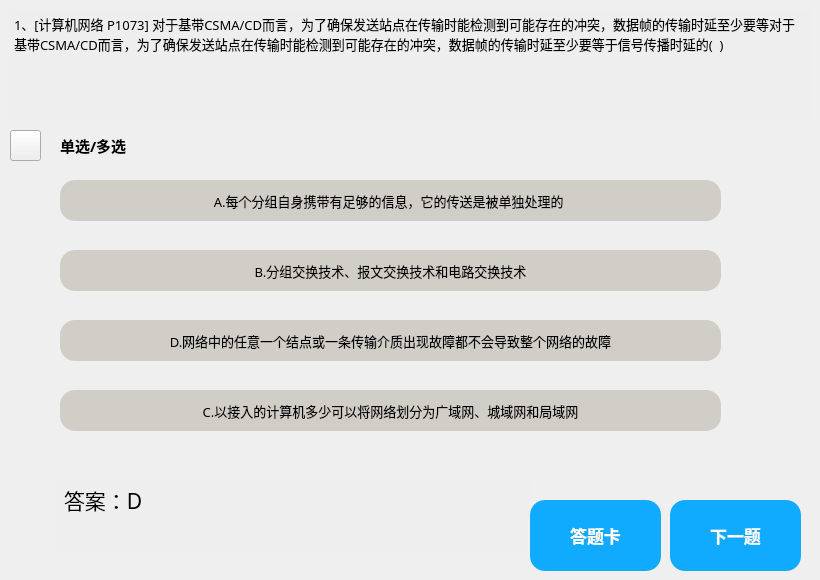
     <widget class="QWidget" name="page_8">
      <widget class="QTextBrowser" name="exercise_answer_2">
       <property name="geometry">
        <rect>
         <x>60</x>
         <y>480</y>
         <width>471</width>
         <height>71</height>
        </rect>
       </property>
       <property name="font">
        <font>
         <family>微软雅黑</family>
         <pointsize>9</pointsize>
         <underline>false</underline>
        </font>
       </property>
       <property name="styleSheet">
        <string notr="true">background-color: rgb(238, 238, 238);</string>
       </property>
       <property name="frameShape">
        <enum>QFrame::NoFrame</enum>
       </property>
       <property name="html">
        <string>&lt;!DOCTYPE HTML PUBLIC &quot;-//W3C//DTD HTML 4.0//EN&quot; &quot;http://www.w3.org/TR/REC-html40/strict.dtd&quot;&gt;
&lt;html&gt;&lt;head&gt;&lt;meta name=&quot;qrichtext&quot; content=&quot;1&quot; /&gt;&lt;style type=&quot;text/css&quot;&gt;
p, li { white-space: pre-wrap; }
&lt;/style&gt;&lt;/head&gt;&lt;body style=&quot; font-family:'微软雅黑'; font-size:9pt; font-weight:400; font-style:normal;&quot;&gt;
&lt;p style=&quot; margin-top:0px; margin-bottom:0px; margin-left:0px; margin-right:0px; -qt-block-indent:0; text-indent:0px;&quot;&gt;&lt;span style=&quot; font-size:16pt;&quot;&gt;答案：D&lt;/span&gt;&lt;/p&gt;&lt;/body&gt;&lt;/html&gt;</string>
       </property>
      </widget>
      <widget class="QTextBrowser" name="exercise_title_2">
       <property name="geometry">
        <rect>
         <x>10</x>
         <y>10</y>
         <width>801</width>
         <height>111</height>
        </rect>
       </property>
       <property name="font">
        <font>
         <family>微软雅黑</family>
         <weight>50</weight>
         <bold>false</bold>
         <underline>false</underline>
        </font>
       </property>
       <property name="styleSheet">
        <string notr="true">background-color: rgb(238, 238, 238);</string>
       </property>
       <property name="frameShape">
        <enum>QFrame::NoFrame</enum>
       </property>
       <property name="html">
        <string>&lt;!DOCTYPE HTML PUBLIC &quot;-//W3C//DTD HTML 4.0//EN&quot; &quot;http://www.w3.org/TR/REC-html40/strict.dtd&quot;&gt;
&lt;html&gt;&lt;head&gt;&lt;meta name=&quot;qrichtext&quot; content=&quot;1&quot; /&gt;&lt;style type=&quot;text/css&quot;&gt;
p, li { white-space: pre-wrap; }
&lt;/style&gt;&lt;/head&gt;&lt;body style=&quot; font-family:'微软雅黑'; font-size:9pt; font-weight:400; font-style:normal;&quot;&gt;
&lt;p style=&quot; margin-top:0px; margin-bottom:0px; margin-left:0px; margin-right:0px; -qt-block-indent:0; text-indent:0px;&quot;&gt;&lt;span style=&quot; font-family:'SimSun'; font-size:10pt;&quot;&gt;1、[计算机网络 P1073] 对于基带CSMA/CD而言，为了确保发送站点在传输时能检测到可能存在的冲突，数据帧的传输时延至少要等对于基带CSMA/CD而言，为了确保发送站点在传输时能检测到可能存在的冲突，数据帧的传输时延至少要等于信号传播时延的(  ) &lt;/span&gt;&lt;/p&gt;&lt;/body&gt;&lt;/html&gt;</string>
       </property>
      </widget>
      <widget class="QLabel" name="sigle_or_more_2">
       <property name="geometry">
        <rect>
         <x>60</x>
         <y>130</y>
         <width>81</width>
         <height>31</height>
        </rect>
       </property>
       <property name="font">
        <font>
         <family>微软雅黑</family>
         <pointsize>11</pointsize>
         <weight>75</weight>
         <bold>true</bold>
         <underline>false</underline>
        </font>
       </property>
       <property name="text">
        <string>单选/多选</string>
       </property>
      </widget>
      <widget class="QPushButton" name="Bt_A_ex_2">
       <property name="geometry">
        <rect>
         <x>60</x>
         <y>180</y>
         <width>661</width>
         <height>41</height>
        </rect>
       </property>
       <property name="font">
        <font>
         <family>微软雅黑</family>
         <pointsize>10</pointsize>
         <underline>false</underline>
        </font>
       </property>
       <property name="styleSheet">
        <string notr="true">QPushButton{
background-color: rgb(208, 206, 199);
border-radius:15px
}
QPushButton:hover{
	background-color: rgb(217, 217, 217);
	border-radius:15px
}
QPushButton:pressed{
	padding-left:5px;
	padding-top:5px;
}
</string>
       </property>
       <property name="text">
        <string>A.每个分组自身携带有足够的信息，它的传送是被单独处理的 </string>
       </property>
      </widget>
      <widget class="QPushButton" name="Bt_C_ex_2">
       <property name="geometry">
        <rect>
         <x>60</x>
         <y>320</y>
         <width>661</width>
         <height>41</height>
        </rect>
       </property>
       <property name="font">
        <font>
         <family>微软雅黑</family>
         <pointsize>10</pointsize>
         <underline>false</underline>
        </font>
       </property>
       <property name="styleSheet">
        <string notr="true">QPushButton{
background-color: rgb(208, 206, 199);
border-radius:15px
}
QPushButton:hover{
	background-color: rgb(217, 217, 217);
	border-radius:15px
}
QPushButton:pressed{
	padding-left:5px;
	padding-top:5px;
}
</string>
       </property>
       <property name="text">
        <string>D.网络中的任意一个结点或一条传输介质出现故障都不会导致整个网络的故障</string>
       </property>
      </widget>
      <widget class="QPushButton" name="Bt_B_ex_2">
       <property name="geometry">
        <rect>
         <x>60</x>
         <y>250</y>
         <width>661</width>
         <height>41</height>
        </rect>
       </property>
       <property name="font">
        <font>
         <family>微软雅黑</family>
         <pointsize>10</pointsize>
         <underline>false</underline>
        </font>
       </property>
       <property name="styleSheet">
        <string notr="true">QPushButton{
background-color: rgb(208, 206, 199);
border-radius:15px
}
QPushButton:hover{
	background-color: rgb(217, 217, 217);
	border-radius:15px
}
QPushButton:pressed{
	padding-left:5px;
	padding-top:5px;
}
</string>
       </property>
       <property name="text">
        <string>B.分组交换技术、报文交换技术和电路交换技术</string>
       </property>
      </widget>
      <widget class="QPushButton" name="Bt_D_ex_2">
       <property name="geometry">
        <rect>
         <x>60</x>
         <y>390</y>
         <width>661</width>
         <height>41</height>
        </rect>
       </property>
       <property name="font">
        <font>
         <family>微软雅黑</family>
         <pointsize>10</pointsize>
         <underline>false</underline>
        </font>
       </property>
       <property name="styleSheet">
        <string notr="true">QPushButton{
background-color: rgb(208, 206, 199);
border-radius:15px
}
QPushButton:hover{
	background-color: rgb(217, 217, 217);
	border-radius:15px
}
QPushButton:pressed{
	padding-left:5px;
	padding-top:5px;
}
</string>
       </property>
       <property name="text">
        <string>C.以接入的计算机多少可以将网络划分为广域网、城域网和局域网</string>
       </property>
      </widget>
      <widget class="QPushButton" name="exercise_next_2">
       <property name="geometry">
        <rect>
         <x>670</x>
         <y>500</y>
         <width>131</width>
         <height>71</height>
        </rect>
       </property>
       <property name="font">
        <font>
         <family>微软雅黑</family>
         <pointsize>13</pointsize>
         <weight>75</weight>
         <bold>true</bold>
         <underline>false</underline>
        </font>
       </property>
       <property name="cursor">
        <cursorShape>PointingHandCursor</cursorShape>
       </property>
       <property name="styleSheet">
        <string notr="true">QPushButton{
	background-color: rgb(16, 171, 255);
	color: rgb(255, 255, 255);
	border-radius:15px

}
QPushButton:pressed{
	padding-left:5px;
	padding-top:5px;
}</string>
       </property>
       <property name="text">
        <string>下一题</string>
       </property>
      </widget>
      <widget class="QPushButton" name="answer_sheet_2">
       <property name="geometry">
        <rect>
         <x>530</x>
         <y>500</y>
         <width>131</width>
         <height>71</height>
        </rect>
       </property>
       <property name="font">
        <font>
         <family>微软雅黑</family>
         <pointsize>13</pointsize>
         <weight>75</weight>
         <bold>true</bold>
         <underline>false</underline>
        </font>
       </property>
       <property name="cursor">
        <cursorShape>PointingHandCursor</cursorShape>
       </property>
       <property name="styleSheet">
        <string notr="true">QPushButton{
	background-color: rgb(16, 171, 255);
	color: rgb(255, 255, 255);
	border-radius:15px

}
QPushButton:pressed{
	padding-left:5px;
	padding-top:5px;
}</string>
       </property>
       <property name="text">
        <string>答题卡</string>
       </property>
      </widget>
      <widget class="QPushButton" name="Bt_back_3">
       <property name="geometry">
        <rect>
         <x>10</x>
         <y>130</y>
         <width>31</width>
         <height>31</height>
        </rect>
       </property>
       <property name="styleSheet">
        <string notr="true">QPushButton{
	border-image: url(:/新前缀/返回.png);
}
QPushButton:hover{
	background-color: rgb(217, 217, 217);
	border-radius:30px
}
QPushButton:pressed{
	padding-left:5px;
	padding-top:5px;
}</string>
       </property>
       <property name="text">
        <string/>
       </property>
      </widget>
     </widget>
